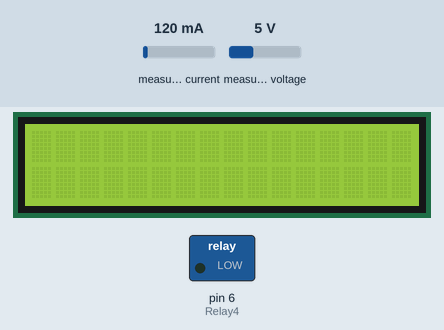
This sketch was run on a simulated Arduino Uno, built with avr-gcc and run on an emulated ATmega328P. Parts: 16×2 character LCD, switched loads named in the sketch (green lamp = pin HIGH). Wiring (inferred from the names in the program): DS1307 clock at I2C address 0x68. Inputs (shaded band) come from the test bench; at power-on: measured current 120 mA, measured voltage 5 V. The local clock reads 2024-03-15 10:24:30 at power-on unless the sketch sets it; no radio packets arrive unless stated; what the sketch prints to the serial monitor is not drawn.

Above: at 1.2 s.
1.3 s: measured current set to 40 mA
At 4.7 s:
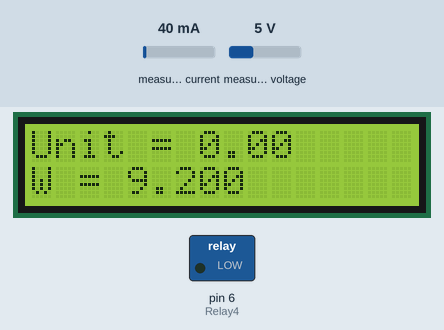
5.0 s: measured voltage set to 0.3 V
At 6.4 s:
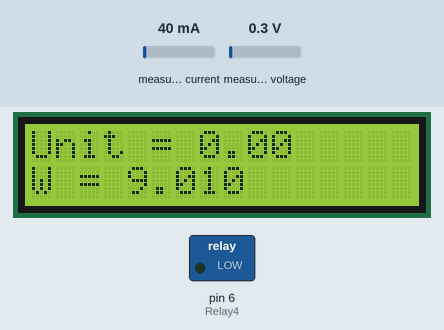
11.6 s: measured current set to 500 mA
At 15.8 s:
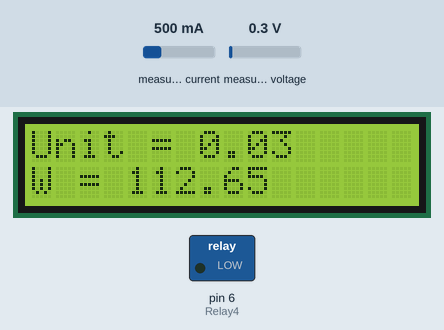
16.1 s: measured voltage set to 3.8 V
At 17.4 s:
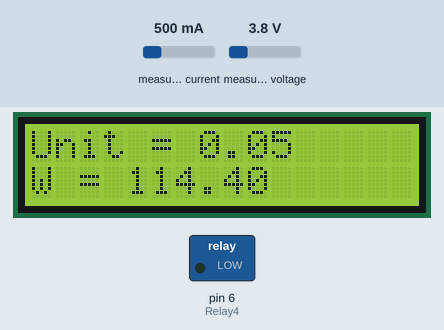
25.0 s: measured current set to 1000 mA
At 27.1 s:
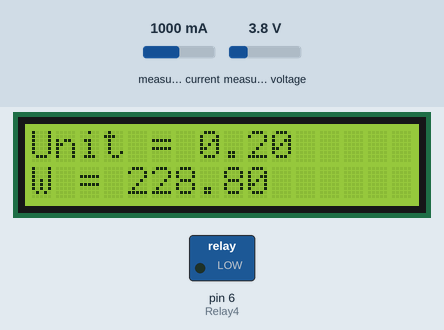
Timing chart, 0 to 28.6 s (numbered marks = the images above; inputs shaded):
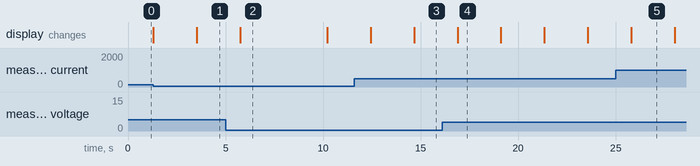

The sketch:

final_project2.ino
```cpp
#include <Wire.h>
#include <LiquidCrystal_I2C.h>
//network
#include <SPI.h>
#include <RF24.h>
RF24 radio(7, 8);
//network
LiquidCrystal_I2C lcd(0x27, 16, 2);
#include "EmonLib.h"             // Include Emon Library
EnergyMonitor emon1;             // Create an instance
int Relay4 = 6;
float sum = 0;
float unit;//show
float watt = 0.0;//show
float x = 1;
int Limit = 0;
//network
const uint64_t pipes[2] = { 0xe7e7e7e7e7LL, 0xc2c2c2c2c2LL};

char id[] = "  12";
String checkid = "";
String checklimit = "";
//network

#define DS1307_ADDRESS 0x68 // define DS1307 Address
byte zero = 0x00; //workaround for issue #527

void setup()
{
  //network
  radio.begin();
  radio.setPayloadSize(32);
  radio.setChannel(0x60);
  radio.setDataRate(RF24_2MBPS);
  radio.setPALevel(RF24_PA_MIN);
  radio.setAutoAck(true);
  radio.enableDynamicPayloads();
  radio.enableAckPayload();
  radio.openWritingPipe(pipes[0]);
  radio.openReadingPipe(1, pipes[1]); //num pipe , rang min
  radio.startListening();
  //network
  Serial.begin(9600);
  lcd.begin();
  Wire.begin();
  pinMode (Relay4, OUTPUT);
  emon1.voltage(1, 255, 1.7);  // Voltage: input pin, calibration, phase_shift
  emon1.current(2, 5.3);       // Current: input pin, calibration.
  setDateTime(); //MUST CONFIGURE IN FUNCTION

}

void loop()
{
  printDate(); // print Date and Time Function
  emon1.calcVI(20,2000);         // Calculate all. No.of half wavelengths (crossings), time-out
  //emon1.serialprint();           // Print out all variables (realpower, apparent power, Vrms, Irms, power factor)

  float realPower       = emon1.realPower;        //extract Real Power into variable
  float apparentPower   = emon1.apparentPower;    //extract Apparent Power into variable
  float powerFActor     = emon1.powerFactor;      //extract Power Factor into Variable
  float supplyVoltage   = emon1.Vrms;             //extract Vrms into Variable
  float Irms            = emon1.Irms;             //extract Irms into Variable

  watt = supplyVoltage*Irms; // พลังงานที่ใช้ ณ ขณะนั้นๆ
  sum = sum + watt; // ผลรวมพลังงานที่ใช้
  unit = (sum*(x/60))/1000; // ต่อ 1 นาที
  x++;
  //if (unit > Limit)
 // {
   //   digitalWrite(Relay4, LOW);

 // }else if(unit < Limit)
  //{
    //digitalWrite(Relay4, HIGH);
  //}
  lcd.setCursor(0, 0);
  //lcd.print("I = ");
  //lcd.print(Irms);         // Apparent power
  //lcd.print(" ");
  //lcd.print("V = ");
  //lcd.print(supplyVoltage);        // Apparent power
  //lcd.print(" ");
  lcd.print("Unit = ");
  lcd.print(unit);
  lcd.setCursor(0, 1);
  lcd.print("W = ");
  lcd.print (supplyVoltage*Irms);
  Serial.println(supplyVoltage);
  Serial.println(Irms);
  Serial.println(supplyVoltage*Irms);
  Serial.println(sum);
  Serial.println(unit);
  delay(1000);
}

void setDateTime()
{ // function for SetDate and Time in RTC
  byte second = 00; //0-59 // config initial value of variable second
  byte minute = 43; //0-59 // config initial value of variable minute
  byte hour = 13; //0-23 // config initial value of variable hour
  byte weekDay = 2; //1-7 // config initial value of variable weekday
  byte monthDay = 16; //1-31 // config initial value of variable day
  byte month = 11; //1-12 // config initial value of variable month
  byte year = 15; //0-99 // config initial value of variable year
  Wire.beginTransmission(DS1307_ADDRESS);
  Wire.write(zero); //stop Oscillator
  /* convert dec type to BCD type and Write to RTC */
  Wire.write(decToBcd(second));
  Wire.write(decToBcd(minute));
  Wire.write(decToBcd(hour));
  Wire.write(decToBcd(weekDay));
  Wire.write(decToBcd(monthDay));
  Wire.write(decToBcd(month));
  Wire.write(decToBcd(year));
  Wire.write(zero); //start
  Wire.endTransmission();
}
  byte decToBcd(byte val){
  // Convert normal decimal numbers to binary coded decimal
  return ( (val/10*16) + (val%10) );
}
  byte bcdToDec(byte val) {
  // Convert binary coded decimal to normal decimal numbers
  return ( (val/16*10) + (val%16) );
}
/* -------------- Function for Print Date and time ---------------- */
void printDate(){
  // Reset the register pointer
  Wire.beginTransmission(DS1307_ADDRESS);
  Wire.write(zero);
  Wire.endTransmission();
  Wire.requestFrom(DS1307_ADDRESS, 7);
  int second = bcdToDec(Wire.read());
  int minute = bcdToDec(Wire.read());
  int hour = bcdToDec(Wire.read() & 0b111111); //24 hour time
  int weekDay = bcdToDec(Wire.read()); //0-6 -> sunday - Saturday
  int monthDay = bcdToDec(Wire.read());
  int month = bcdToDec(Wire.read());
  int year = bcdToDec(Wire.read());
  //print the date EG 3/1/11 23:59:59
  /*Serial.print(month);
  Serial.print("/");
  Serial.print(monthDay);
  Serial.print("/");
  Serial.print(year);
  Serial.print(" ");
  Serial.print(hour);
  Serial.print(":");
  Serial.print(minute);
  Serial.print(":");
  Serial.println(second);
  */
  //network
  String string_id = "";
  String string_limit = "";
  char text[32] = "";
  int stoplimt = 0;
  if (radio.available())
    {
      char textread[32];
      radio.read(&textread, radio.getDynamicPayloadSize());

        for(int n = 0; n <= 32; n++){
          if(n <= 3){
          string_id += textread[n];
        }else if(n >=4 && n<=11){
          string_limit += textread[n];
        }
      }
      Serial.println(string_id);
      Serial.println(string_limit);
      checkid = string_id;
      checklimit = string_limit;
    }
  int check_limit = string_limit.toInt();
  int n = 2;
  if(checkid == "  12"){
    if(n > check_limit && check_limit != 0){
      digitalWrite(Relay4, LOW);
      Serial.println("LOW");
      }else{
      digitalWrite(Relay4, HIGH);
     }
     Serial.println("Yes");
  }
  radio.stopListening();
 // float watt = 13333.53;
  int wattInt = watt;
  float wattCal = watt - wattInt;
  int wattFloat = (int)(wattCal * 100);

 // float unit = 13333.53;
  int unitInt = unit;
  float unitCal = unit - unitInt;
  int unitFloat = (int)(unitCal * 100);


  sprintf(text,"%4s%6d.%2d%6d.%2d",id,unitInt,unitFloat,wattInt,wattFloat);
  Serial.println(text);
  if (!radio.write( &text, sizeof(text) )){
  }
 // radio.write(&text, sizeof(text));
  radio.startListening();
  //network

  delay(1000);
}
```

Measured:
- after the input at 1.3 s, the display: changes after 2.2 s (image 1)
- after the input at 5.0 s, the display: changes after 0.75 s (image 2)
- after the input at 11.6 s, the display: first changes after 0.83 s (image 3 shows a later state)
- what the display in image 2 shows lasts 4.4 s, from 5.8 s to 10.2 s
- what the display in image 4 shows lasts 2.2 s, from 16.9 s to 19.1 s
